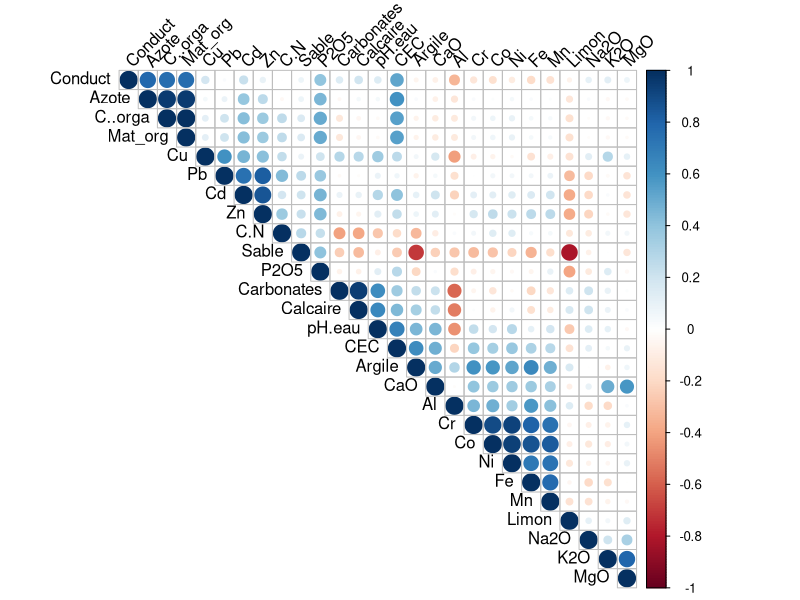

Source code (R):
# =====================================================================
# Hypothese H1 : la matrice X des variables explicatives est de plein rang
#                (aucune variable ne se calcule a partir des autres)
#
# Verification faite UNE fois pour toute l'equipe (A, S, H, J) :
# H1 ne concerne que les variables du sol, pas ce qu'on predit.
#
# Resultat attendu :
#   - rang plein          -> H1 validee en theorie
#   - mais VIF tres eleves -> on retire les variables redondantes
# =====================================================================

setwd("C:/Users/arthu/OneDrive/Bureau/JDATA")
library(corrplot)


# ---------------------------------------------------------------------
# 1. Les 27 variables numeriques du sol
# ---------------------------------------------------------------------
data <- read.csv2("data_finale.csv")

variables_sol <- c("Argile","Limon","Sable","Conduct","pH.eau","Carbonates","Calcaire",
                   "C..orga","Mat_org","Azote","C.N","P2O5","CEC","K2O","MgO","CaO","Na2O",
                   "Al","Cd","Co","Cr","Cu","Fe","Mn","Ni","Pb","Zn")

sol <- na.omit(data[, variables_sol])   # enleve les 6 pots sans analyse de sol


# ---------------------------------------------------------------------
# 2. Rang de X (colonne de 1 pour la constante + 27 variables)
#    Plein rang si rang = 28
# ---------------------------------------------------------------------
X <- cbind(1, as.matrix(sol))
cat("Rang de X :", qr(X)$rank, "/", ncol(X), "\n")


# ---------------------------------------------------------------------
# 3. Correlations 2 a 2 et indice de conditionnement
# ---------------------------------------------------------------------
cor_mat <- cor(sol)
corrplot(cor_mat, type = "upper", order = "hclust", tl.col = "black", tl.srt = 45)

# Paires tres correlees (|r| > 0.8)
paires <- which(abs(cor_mat) > 0.8 & upper.tri(cor_mat), arr.ind = TRUE)
print(data.frame(var1 = rownames(cor_mat)[paires[, 1]],
                 var2 = colnames(cor_mat)[paires[, 2]],
                 correlation = round(cor_mat[paires], 2)))

# Indice de conditionnement (probleme si > 500)
vp <- eigen(cor_mat)$values
cat("Indice de conditionnement :", round(vp[1] / vp[length(vp)]), "\n")


# ---------------------------------------------------------------------
# 4. Calcul du VIF
#    Pour chaque variable : regression "variable ~ toutes les autres"
#    -> R2 -> VIF = 1 / (1 - R2)
# ---------------------------------------------------------------------
calcul_vif <- function(tableau) {
  vif <- c()
  for (v in colnames(tableau)) {
    autres <- tableau[, colnames(tableau) != v]
    r2 <- summary(lm(tableau[[v]] ~ ., data = autres))$r.squared
    vif[v] <- 1 / (1 - r2)
  }
  return(vif)
}


# ---------------------------------------------------------------------
# 5. Boucle : on retire la variable au plus gros VIF, une par une,
#    jusqu'a ce que tous les VIF soient < 10
# ---------------------------------------------------------------------
retirees <- c()
tour <- 1

repeat {
  vif <- calcul_vif(sol)
  pire <- names(which.max(vif))

  cat("\nTour", tour, ":", ncol(sol), "variables - plus gros VIF :",
      pire, "=", round(max(vif), 1), "\n")

  if (max(vif) < 10) break      # tout est sous 10 : on s'arrete

  sol[[pire]] <- NULL           # on retire la pire variable
  retirees <- c(retirees, pire)
  tour <- tour + 1
}


# ---------------------------------------------------------------------
# 6. Resultat final
# ---------------------------------------------------------------------
cat("\nVariables retirees :", retirees, "\n")
cat("Variables gardees  :", colnames(sol), "\n\n")
print(round(sort(vif, decreasing = TRUE), 1))

# Liste a utiliser par toute l'equipe dans les regressions
variables_gardees <- colnames(sol)
